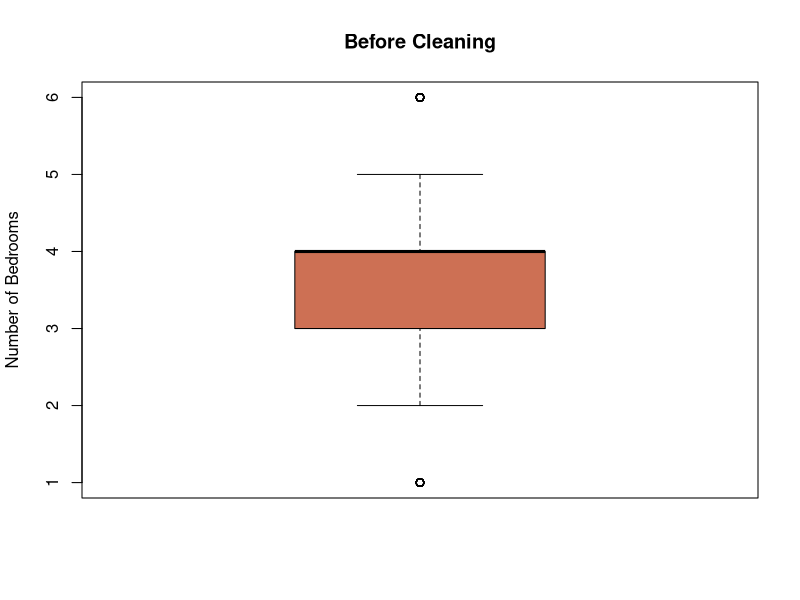
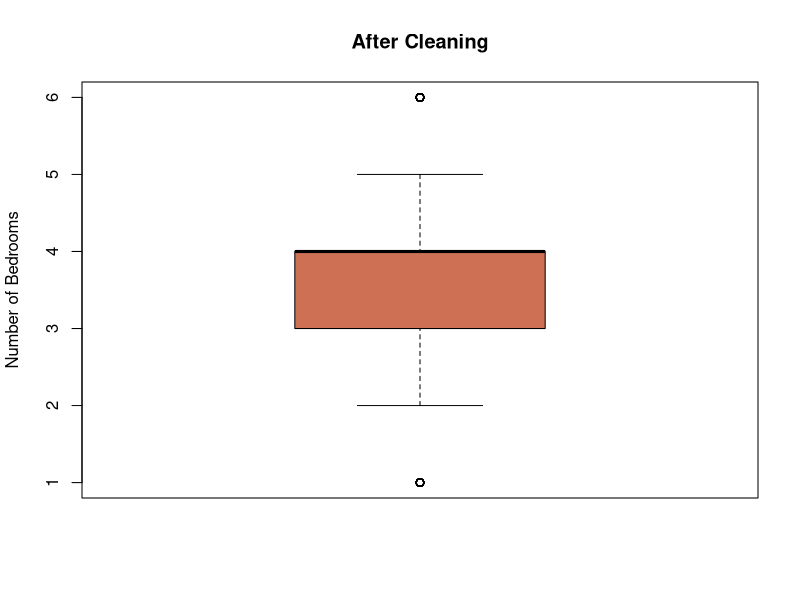
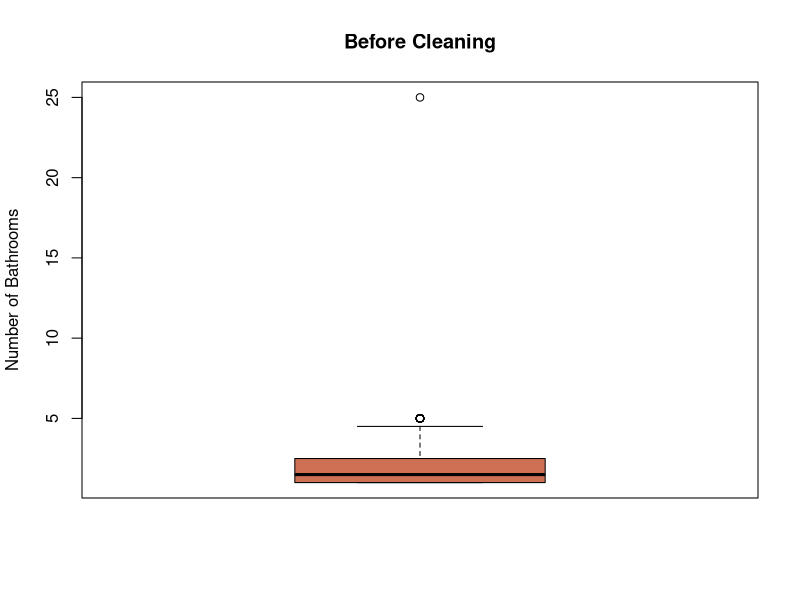
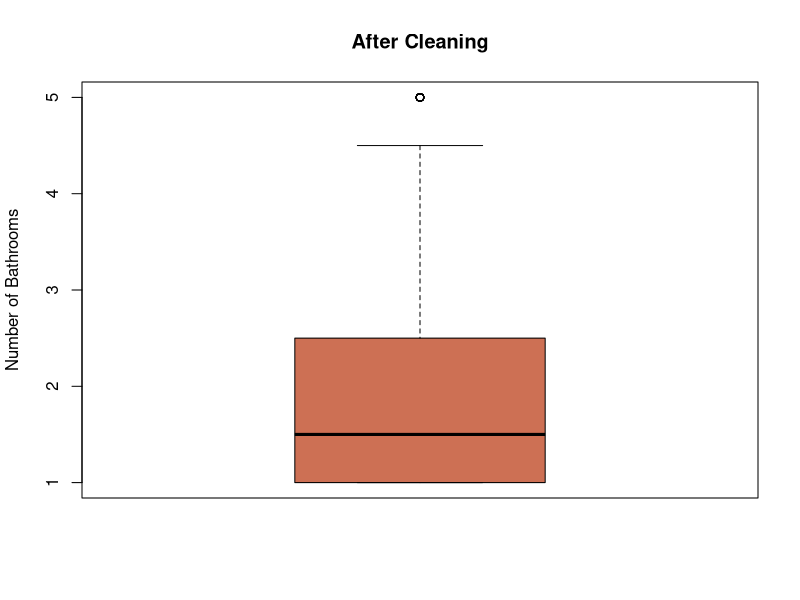
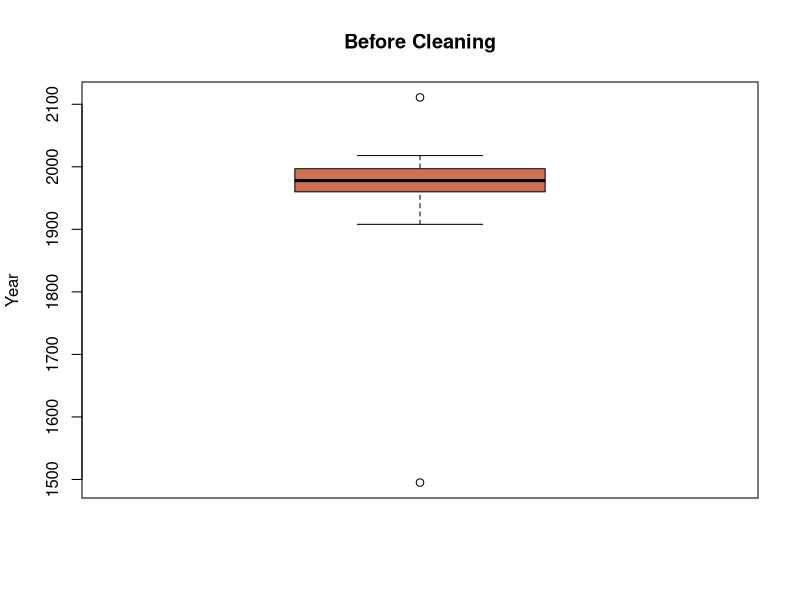
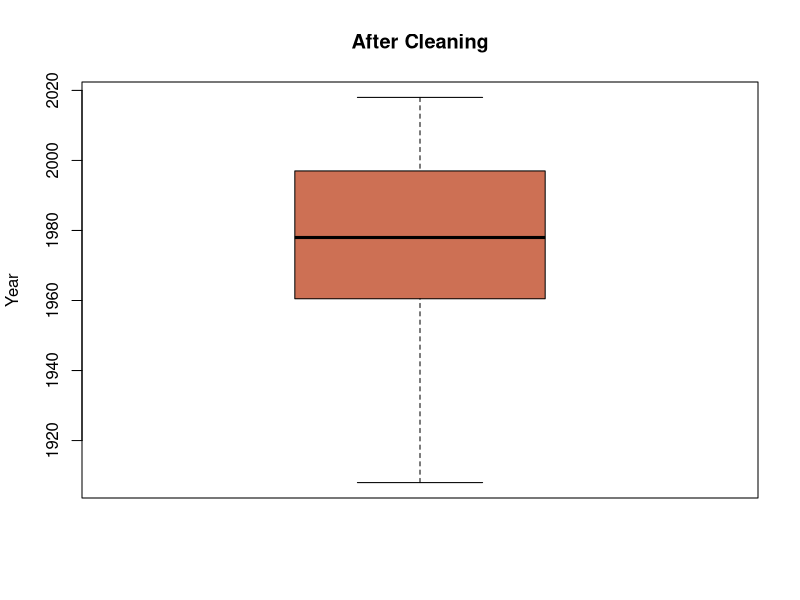
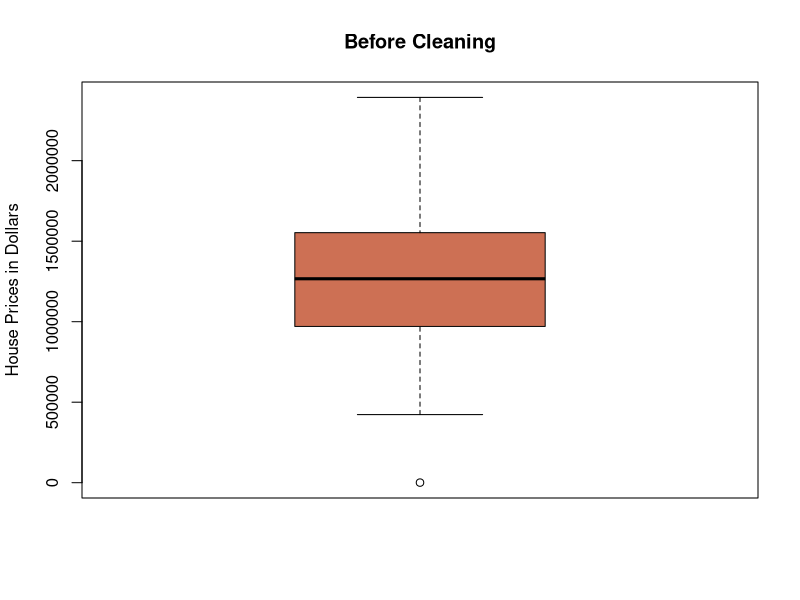
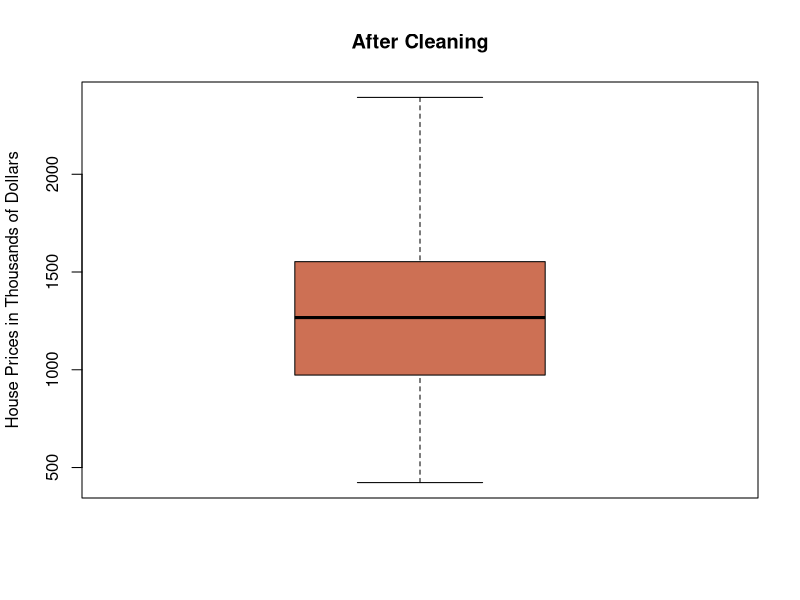

Write the R code that produced these figures, in order.
housing <- read.csv("housing.csv")
schools <- read.csv("schools.csv")

summary(housing)
head(housing)
dim(housing)
str(housing)

#Getting rid of the missing values by removing associated rows from the dataset
housing <- housing[which(housing$levels != "?"),]
housing <- housing[which(housing$cooling != ""),]
housing <- housing[which(housing$heating != ""),]
housing <- housing[which(housing$fireplace != ""),]
housing <- housing[!is.na(housing$sqft),]
housing <- housing[!is.na(housing$lotsize),]

#Converting the categorical variables into factors and fixing spelling errors in the levels
housing$neighborhood <- factor(housing$neighborhood,levels=c("Red","Purple","Orange","Blue","Silver","Yellow","Green","Gold"))
neighcol <- c("firebrick1","orchid","tan1","skyblue1","lightgrey","khaki1","darkseagreen3","gold1")
housing$type <- factor(housing$type,levels=c("condo","condominium","town house","townhouse","single-family home","multi-family home"),labels=c("condo","condo","townhouse","townhouse","single-family home","multi-family home"))
typecol <- c("tomato","violet","paleturquoise","slateblue1")
housing$cooling <- factor(housing$cooling)
housing$heating <- factor(housing$heating)
housing$fireplace <- factor(housing$fireplace)
housing$elementary <- factor(housing$elementary)
housing$middle <- factor(housing$middle)
housing$high <- factor(housing$high)
housing$levels <- as.numeric(housing$levels)

#Getting rid of the outliers that don't make sense
boxplot(housing$beds,ylab="Number of Bedrooms",col="salmon3",main="Before Cleaning")
housing <- housing[housing$beds<900,]
boxplot(housing$beds,ylab="Number of Bedrooms",col="salmon3",main="After Cleaning")

boxplot(housing$baths,ylab="Number of Bathrooms",col="salmon3",main="Before Cleaning")
housing <- housing[housing$baths<20,]
boxplot(housing$baths,ylab="Number of Bathrooms",col="salmon3",main="After Cleaning")

boxplot(housing$year,ylab="Year",col="salmon3",main="Before Cleaning")
housing <- housing[housing$year<2024 & housing$year>1600,]
boxplot(housing$year,ylab="Year",col="salmon3",main="After Cleaning")

boxplot(housing$soldprice,ylab="House Prices in Dollars",col="salmon3",main="Before Cleaning")
housing <- housing[housing$soldprice>1000,]
housing$soldprice <- housing$soldprice/1000 #dividing house prices by a thousand to increase readability in graphs
boxplot(housing$soldprice,ylab="House Prices in Thousands of Dollars",col="salmon3",main="After Cleaning")

#Cleaning the schools dataset
summary(schools)
dim(schools)
schools$school <- factor(schools$school)

library(tidyr)
schools <- separate(schools,school,into=c("school_name","grade"),sep=" ")
schools$school_name <- factor(schools$school_name)
schools$grade <- factor(schools$grade,labels=c("Elementary","Middle","High"))

elementary_schools <- schools[schools$grade=="Elementary",]
elementary_schools$school <- paste(elementary_schools$school_name, elementary_schools$grade)
elementary_schools <- elementary_schools[,c("school","size","rating")]
elementary_schools$school <- factor(elementary_schools$school)
names(elementary_schools)[names(elementary_schools)=="size"] <- "elementary_size"
names(elementary_schools)[names(elementary_schools)=="rating"] <- "elementary_rating"
summary(elementary_schools)

middle_schools <- schools[schools$grade=="High",]
middle_schools$school <- paste(middle_schools$school_name, "Middle")
middle_schools <- middle_schools[,c("school","size","rating")]
middle_schools$school <- factor(middle_schools$school)
names(middle_schools)[names(middle_schools)=="size"] <- "middle_size"
names(middle_schools)[names(middle_schools)=="rating"] <- "middle_rating"
summary(middle_schools)

high_schools <- schools[schools$grade=="Middle",]
high_schools$school <- paste(high_schools$school_name, "High")
high_schools <- high_schools[,c("school","size","rating")]
high_schools$school <- factor(high_schools$school)
names(high_schools)[names(high_schools)=="size"] <- "high_size"
names(high_schools)[names(high_schools)=="rating"] <- "high_rating"
summary(high_schools)

### Merging schools with the housing dataset

#First, I merge the housing dataset with the elementary school dataset
me <- merge(housing,elementary_schools,by.x="elementary",by.y="school",all.x=T)
summary(me)

#Next, I merge the housing and elementary combined dataset with the middle school dataset
mm <- merge(me,middle_schools,by.x="middle",by.y="school",all.x=T)
summary(mm)

#Lastly, I combine the high school dataset with the previous dataset
m.all <- merge(mm,high_schools,by.x="high",by.y="school",all.x=T)
summary(m.all) #This is my final merged dataset that I will be using in all my further analyses
dim(m.all)

#### Single Variable Visuals

neighcount <- table(m.all$neighborhood)
barplot(neighcount,col=neighcol,ylab="Count",xlab="Neighborhood",main="Frequency Barplot of Neighborhoods")

typecount <- table(m.all$type)
barplot(typecount,col=typecol,ylab="Count",xlab="Type of House",main="Frequency Barplot of House Types")

#Comparing student body sizes of different grade levels
par(mfrow = c(1,3))	
boxplot(m.all$elementary_size,ylim=c(500,1300),main="Elementary Schools",col="palevioletred1",ylab="Number of Students")
boxplot(m.all$middle_size,ylim=c(500,1300),main="Middle Schools",col="lightgreen",ylab="Number of Students")
boxplot(m.all$high_size,ylim=c(500,1300),main="High Schools",col="paleturquoise3",ylab="Number of Students")

par(mfrow = c(1,3))	
boxplot(m.all$elementary_rating,ylim=c(0,10),main="Elementary Schools",col="palevioletred1",ylab="Rating")
boxplot(m.all$middle_rating,ylim=c(0,10),main="Middle Schools",col="lightgreen",ylab="Rating")
boxplot(m.all$high_rating,ylim=c(0,10),main="High Schools",col="paleturquoise3",ylab="Rating")

hist(m.all$soldprice,freq=F,col="darkolivegreen3",xlab="Thousands of Dollars",main="Distribution of House Selling Prices",breaks=seq(400,2400,100))
priced <- density(m.all$soldprice)
lines(priced,col="darkgoldenrod1",lwd=3)

### Bar graphs with the merged dataset

#Comparing elementary school ratings to house prices in different neighborhoods
par(mfrow = c(1,2))	
priceme <- aggregate(soldprice~neighborhood,data=m.all,FUN=mean)
barplot(priceme$soldprice,names.arg=priceme$neighborhood,col=neighcol,xlab="Neighborhood",ylab="Thousands of Dollars",main="Mean Selling Prices of Houses by Neighborhood")
ratingme <- aggregate(elementary_rating~neighborhood,data=m.all,FUN=mean)
barplot(ratingme$elementary_rating,names.arg=ratingme$neighborhood,col=neighcol,xlab="Neighborhood",ylab="Mean Elementary School Rating",main="Mean Elementary Scool Ratings by Neighborhood")

#Comparing middle school ratings to house prices in different neighborhoods
par(mfrow = c(1,2))	
pricemm <- aggregate(soldprice~neighborhood,data=m.all,FUN=mean)
barplot(pricemm$soldprice,names.arg=pricemm$neighborhood,col=neighcol,xlab="Neighborhood",ylab="Thousands of Dollars",main="Mean Prices of Sold Houses by Neighborhood")
ratingmm <- aggregate(middle_rating~neighborhood,data=m.all,FUN=mean)
barplot(ratingmm$middle_rating,names.arg=ratingmm$neighborhood,col=neighcol,xlab="Neighborhood",ylab="Mean Middle School Rating",main="Mean Middle Scool Ratings by Neighborhood")

#Comparing high school ratings to house prices in different neighborhoods
par(mfrow = c(1,2))	
pricemh <- aggregate(soldprice~neighborhood,data=m.all,FUN=mean)
barplot(pricemh$soldprice,names.arg=pricemh$neighborhood,col=neighcol,xlab="Neighborhood",ylab="Thousands of Dollars",main="Mean Prices of Sold Houses by Neighborhood")
ratingmh <- aggregate(high_rating~neighborhood,data=m.all,FUN=mean)
barplot(ratingmh$high_rating,names.arg=ratingmh$neighborhood,col=neighcol,xlab="Neighborhood",ylab="Mean High School Rating",main="Mean High Scool Ratings by Neighborhood")

#Other Bar graphs

neighprice <- aggregate(soldprice~neighborhood,data=housing,FUN=mean)
barplot(neighprice$soldprice,names.arg=neighprice$neighborhood,data=m.all,col=c("firebrick1","orchid","tan1","skyblue1","lightgrey","khaki1","darkseagreen3","gold1"),ylab="Mean Price in Thousands of Dollars",xlab="Neighborhood",main="Mean Selling House Prices by Neighborhood")

housing$type <- factor(housing$type, levels=c("condo","townhouse","single-family home","multi-family home"))
typrice <- aggregate(soldprice~type,data=m.all,FUN=mean)
barplot(typrice$soldprice,names.arg=typrice$type,data=typrice,col=typecol,ylab="Mean Price in Thousands of Dollars",xlab="Type of House",main="Mean Selling House Prices by House Type")

#Square Footage across neighborhoods
sqftneigh <- aggregate(sqft~neighborhood,data=m.all,FUN=mean)
barplot(sqftneigh$sqft,names.arg=sqftneigh$neighborhood,col=neighcol,ylab="Mean Square Footage",xlab="Neighborhood",main="Mean Square Footage By Neighborhood") #we can observe that the purple neighborhood has an higher average sqft per house compared to all other neighborhoods.

#Square footage across house types
sqftype <- aggregate(sqft~type,data=m.all,FUN=mean)
barplot(sqftype$sqft,names.arg=sqftype$neighborhood,col=typecol,ylab="Mean Square Footage",xlab="House Type",main="Mean Square Footage By House Type") 

## Regression Analysis ##
cor(m.all[,c(5:9,15:21)])
#beds, baths, sqft, and lotsize variables are all highly correlated to each other so I decided to only include one of these variables in my regression analysis to avoid multicollinearity problem. I chose to include the beds variable since it had the highest correlation to selling prices out of the 4 variables.
plot(m.all[,c(5:9,15:21)])
plot(m.all[,c(5,9,15:21)])

mprice <- lm(soldprice~neighborhood+type+levels+cooling+heating+fireplace+year+beds,data=m.all)
step(mprice,direction="backward")
mprice <- lm(soldprice~neighborhood+type+heating+fireplace+year+beds,data=m.all)
summary(mprice)
plot(mprice)

#Regression for elementary school
melr <- lm(soldprice~elementary_rating,data=m.all)
summary(melr)
plot(soldprice~elementary_rating,data=m.all,col="palevioletred1",ylab="Thousands of Dollars",xlab="Rating of Assigned Elementary School",main="House Selling Prices by Assigned Elementary School Ratings")
abline(melr,col="black")
text(3.75,2250,"Selling Price = 948.68 + 52.14 * (Elementary Rating)",cex=0.75)

#Regression for middle school 
mmir <- lm(soldprice~middle_rating,data=m.all)
summary(mmir)
plot(soldprice~middle_rating,data=m.all,col="lightgreen",ylab="Thousands of Dollars",xlab="Rating of Assigned Middle School",main="House Selling Prices by Assigned Middle School Ratings")
abline(mmir,col="black")
text(3.9,2250,"Selling Price = 716.89 + 86.30 * (Middle Rating)",cex=0.75)

#Regression for high school
mhir <- lm(soldprice~high_rating,data=m.all)
summary(mhir)
plot(soldprice~high_rating,data=m.all,col="paleturquoise3",ylab="Thousands of Dollars",xlab="Rating of Assigned High School",main="House Selling Prices by Assigned High School Ratings")
abline(mhir,col="black")
text(3.5,2250,"Selling Price = 846.96 + 67.86 * (High Rating)",cex=0.75)

### Clustering ####

#Seeded k-means clustering for house type
set.seed(900)
(kmeans <- kmeans(m.all[,c("year","soldprice")],2))
plot(m.all[,c("year","soldprice")],col=kmeans$cluster,ylab="Price in Thousands of Dollars",xlab="Year the house was built",main="Selling House Prices by Year Separated by Groupings")
points(kmeans$centers,col=c("blue","purple"),pch=8,cex=2)
legend("topleft",c("Grouping 1","Grouping 2"),col=c("black","red"),pch=1)
text(1920,1500,"Center for Grouping 1\n (1982.28 1506.63)",col="blue",cex=0.75)
text(1920,770,"Center for Grouping 2\n (1970.75, 881.18)",col="purple",cex=0.75)

m.all$type2 <- kmeans$cluster
m.all$type2 <- factor(m.all$type2)

table(m.all$type,m.all$type2)

mcl1 <- lm(soldprice~year,data=m.all[m.all$type2==1,])
mcl2 <- lm(soldprice~year,data=m.all[m.all$type2==2,])

summary(mcl1)
summary(mcl2)

#Scatterplot of selling prices by type of house
plot(m.all$soldprice[m.all$type=="condo"]~m.all$year[m.all$type=="condo"],col="red",ylim=c(400,2400),ylab="Price in Thousands of Dollars",xlab="Year the house was built",main="Selling Prices of Different Types of Houses by Year")
points(m.all$soldprice[m.all$type=="townhouse"]~m.all$year[m.all$type=="townhouse"],col="orange")
points(m.all$soldprice[m.all$type=="single-family home"]~m.all$year[m.all$type=="single-family home"],col="blue")
points(m.all$soldprice[m.all$type=="multi-family home"]~m.all$year[m.all$type=="multi-family home"],col="purple")
legend("topleft",c("condo","townhouse","single-family home","multi-family home"),col=c("red","orange","blue","purple"),pch=1)
abline(mcl1,col="turquoise4",lwd=2)
abline(mcl2,col="violetred",lwd=2)
text(1920,1400,"Grouping 1",col="turquoise4")
text(1920,800,"Grouping 2",col="violetred")


#Histogram of selling prices separated by house type
hist(m.all$soldprice[m.all$type=="condo"],col=rgb(0,1,0,0.25),freq=F,ylim=c(0,0.0025),xlim=c(400,2400),breaks=seq(400,2400,100),xlab="Thousands of Dollars",main="Distribution of Selling House Prices by Type of House")
hist(m.all$soldprice[m.all$type=="townhouse"],add=T,col=rgb(0,0,1,0.25),freq=F,breaks=seq(400,2400,100))
hist(m.all$soldprice[m.all$type=="single-family home"],add=T,col=rgb(1,1,0,0.25),freq=F,breaks=seq(400,2400,100))
hist(m.all$soldprice[m.all$type=="multi-family home"],add=T,col=rgb(1,0,1,0.25),freq=F,breaks=seq(400,2400,100))
legend("topright",c("condo","townhouse","single-family home","multi-family home"),col=c(rgb(0,1,0,0.25),rgb(0,0,1,0.25),rgb(1,1,0,0.25),rgb(1,0,1,0.25)),lwd=10,title="Type of House")
denstype<-density(m.all$soldprice,bw=50)
lines(denstype,col="red")

#Same as above but for the kmeans clusters
hist(m.all$soldprice[m.all$type2==1],col=rgb(0,0,1,0.25),freq=F,ylim=c(0,0.0025),xlim=c(400,2400),breaks=seq(400,2400,100),xlab="Thousands of Dollars",main="Distribution of Sold House Prices by Type of House")
hist(m.all$soldprice[m.all$type2==2],add=T,col=rgb(1,1,0,0.25),freq=F,breaks=seq(400,2400,100))
legend("topright",c("Grouping 1","Grouping 2"),col=c(rgb(0,0,1,0.25),rgb(1,1,0,0.25)),lwd=10)
denstype<-density(m.all$soldprice,bw=50)
lines(denstype,col="red")

##### Pie chart
table(m.all$neighborhood,m.all$type)

a.condo <- c(25,2,26,26,14,22,19,6)
a.town <- c(26,28,27,8,5,15,11)
a.single <- c(58,1,79,56,32,27,35,25)
a.multi <- c(17,8,10,22,5)
condnames <- c("Red\n 18%","Purple\n 1%","Orange\n 19%","Blue\n 19%","Silver\n 10%","Yellow\n 16%","Green\n 14%","Gold\n 4%")
townames <- c("Red\n 22%","Orange\n 23%","Blue\n 23%","Silver\n 7%","Yellow\n 4%","Green\n 12%","Gold\n 9%")
towcol <- c("firebrick1","tan1","skyblue1","lightgrey","khaki1","darkseagreen3","gold1")
singnames <- c("Red\n 19%","Purple\n <1%","Orange\n 25%","Blue\n 18%","Silver\n 10%","Yellow\n 9%","Green\n 11%","Gold\n 8%")
multinames <- c("Blue\n 27%","Silver\n 13%","Yellow\n 16%","Green\n 35%","Gold\n 8%")
mulcol <- c("skyblue1","lightgrey","khaki1","darkseagreen3","gold1")
par(mfrow = c(1,4))	
pie(a.condo,labels=condnames,col=neighcol,main="Condos")
pie(a.town,labels=townames,col=towcol,main="Townhouses")
pie(a.single,labels=singnames,col=neighcol,main="Single-Family Homes")
pie(a.multi,labels=multinames,col=mulcol,main="Multi-Family Homes")

### High Density Plot
library(car)
sp(soldprice~year,data=m.all,jitter=list(x=2,y=2),smooth=T,regLine=F,col="salmon3",ylab="Price in Thousands of Dollars",xlab="Year the house was built",main="Density Distribution of Selling House Prices By Year",boxplots=F)


##### Sensitivity Analysis ######
#Can run all analyses again after running the sensitivity analysis.

cor(housing[,c(2:6,8,15)])
housing <- read.csv("housing.csv")
schools <- read.csv("schools.csv")
summary(housing)

#### Numerical Variables:

#predicting missing values in the sqft variable
housing[is.na(housing$sqft),]
msqft0 <- lm(sqft~neighborhood+beds+baths+lotsize+year+levels+soldprice+type,data=housing)
step(msqft0,direction="backward")

msqft <- lm(sqft~beds+levels+soldprice+type,data=housing)
housing$sqft[is.na(housing$sqft)] <- predict(msqft,list(beds=housing$beds[is.na(housing$sqft)],levels=housing$levels[is.na(housing$sqft)],soldprice=housing$soldprice[is.na(housing$sqft)],type=housing$type[is.na(housing$sqft)]))

#predicting missing values in the lotsize variable
housing[is.na(housing$lotsize),]
mlot <- lm(lotsize~sqft+soldprice+type,data=housing)
housing$lotsize[is.na(housing$lotsize)] <- predict(mlot,list(sqft=housing$sqft[is.na(housing$lotsize)],soldprice=housing$soldprice[is.na(housing$lotsize)],type=housing$type[is.na(housing$lotsize)]))

#predicting missing values in the levels variable
housing$levels <- as.numeric(housing$levels)
housing[is.na(housing$levels),]
mlevels <- lm(levels~beds+sqft+type,data=housing)
housing$levels[is.na(housing$levels)] <- predict(mlevels,list(beds=housing$beds[is.na(housing$levels)],sqft=housing$sqft[is.na(housing$levels)],type=housing$type[is.na(housing$levels)]))

##### Categorical Variables:

table(housing$cooling) #67% of our non-missing observations are "No"
table(housing$heating) #78% of our non-missing observations are "No"
table(housing$fireplace) #68% of our non-missing observations are "No"

#Filling in missing values for cooling, heating, and fireplace variables using single imputation
housing$cooling[housing$cooling==""] <- "No"
housing$heating[housing$heating==""] <- "No"
housing$fireplace[housing$fireplace==""] <- "No"

